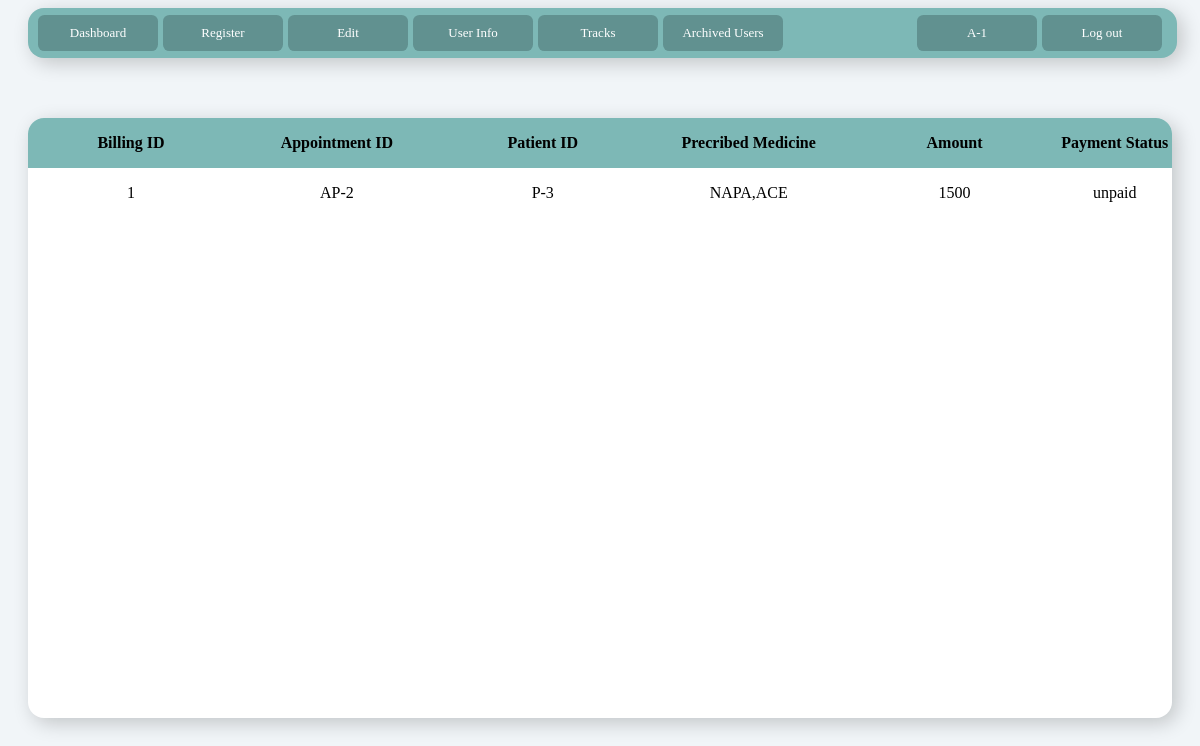
The app's page /Project/View/billingHistory.php (signed in) with its own data.
### tables this page shows
CREATE TABLE `billing` (
  `bid` int(10) NOT NULL,
  `amount` int(100) NOT NULL,
  `status` varchar(10) NOT NULL DEFAULT 'unpaid',
  `apid` varchar(10) NOT NULL
);

CREATE TABLE `prescriptiondetails` (
  `id` int(11) NOT NULL,
  `apid` varchar(11) NOT NULL,
  `meds` varchar(11) NOT NULL,
  `dosage` varchar(11) NOT NULL
);

CREATE TABLE `appointmentdetails` (
  `apid` varchar(50) NOT NULL,
  `pid` varchar(50) NOT NULL,
  `id` int(11) NOT NULL,
  `date` varchar(50) NOT NULL,
  `symp` varchar(100) NOT NULL,
  `remarks` varchar(100) NOT NULL,
  `visitstatus` varchar(50) NOT NULL DEFAULT 'no',
  `did` varchar(10) NOT NULL
);

### Project/Controller/Database.php (called while the page is built, shortened)
<?php
class Database
{
	private $servername = "localhost";
	private $username = "root";
	private $password = "";
	private $db = "HMS";
	public function getConnection()
	{
		$con = new mysqli($this->servername, $this->username, $this->password, $this->db);
		return $con;
	}
}
?>

### Project/Controller/UserDataHandler.php (called while the page is built, shortened)
<?php
include 'Database.php';
class UserDataHandler
{
	private $conn;
	function __construct()
	{
		$this->db = new Database;
		$this->conn = $this->db->getConnection();
	}
	public function getRecord($query)
	{
		$result = $this->conn->query($query);
		return $result;
	}
}
?>

### Project/View/billingHistory.php (the view)
<?php
	include 'template.php';
?>
<head>
	<link rel="stylesheet" type="text/css" href="../css/billingHistory.css">
</head>
<body>
	<div id="container" class="card">
		<table id="records">
			<tr class="header">
				<th>Billing ID</th>
				<th>Appointment ID</th>
				<th>Patient ID</th>
				<th>Precribed Medicine</th>
				<th>Amount</th>
				<th>Payment Status</th>
			</tr>
			<?php
				$query = "select * from billing,appointmentdetails,prescriptiondetails where billing.apid = appointmentdetails.apid and appointmentdetails.apid = prescriptiondetails.apid";
				$data = $dataHandler->getRecord($query);
				if($data != null)
				{
					while($row = $data->fetch_assoc())
					{
						echo '<tr class="data">
								<td>'.$row["bid"].'</td>
								<td>'.$row["apid"].'</td>
								<td>'.$row["pid"].'</td>
								<td>'.$row["meds"].'</td>
								<td>'.$row["amount"].'</td>
								<td>'.$row["status"].'</td>
							</tr>';
					}
				}
			?>
		</table>
	</div>
</body>

### Project/CSS/Common.css (style rules this page uses)
body { background-color: #f1f5f8; }
.card { background-color: #fff; border-radius: 1rem; box-shadow: 5px 5px 20px rgba(0,0,0,0.2); }
.header { background-color: #7db8b6 !important; border-radius: 10px; }

### Project/CSS/billingHistory.css (style rules this page uses)
#records { border-collapse: collapse; width: 100%; }
tr { height: 50px; }
td,th { text-align: center; width: 18%; }
#container { margin: 60px 20px; height: 600px; overflow-y: scroll; }

### records on screen
billing: bid "1", prescriptiondetails.apid "AP-2", appointmentdetails.pid "P-3", prescriptiondetails.meds "NAPA,ACE", amount "1500", status "unpaid"

### other values on screen
$id "A-1"
